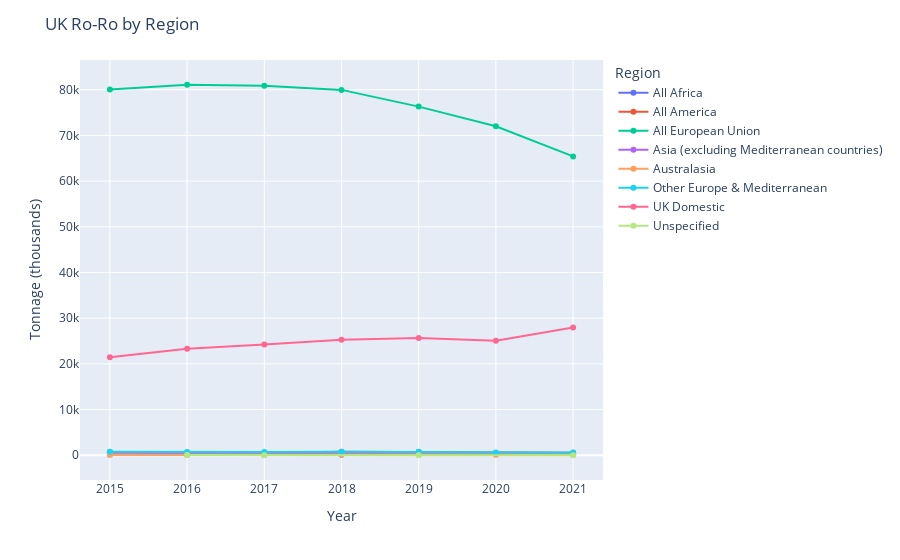

This figure's notebook cell:
### Markdown cell above
The chart above shows the Liquid Bulk trade growth between UK and EU after the brexit discussion started (2016) always below 0. It means the trend always decreases

### Code cell
#Data Filter
df_roro = df.loc[(df['Direction'] == 'Both Directions') & (df['Cargo Group'] == 'Ro-Ro')]
df_roro = df_roro.groupby(['Year', 'Region']).sum()
df_roro = df_roro.reset_index()
df_roro = df_roro.loc[df_roro['Year'] > 2012]

#Plot
fig = px.line(df_roro, x='Year', y='Tonnage (thousands)', color='Region', markers='Region')
fig.update_layout(title = 'UK Ro-Ro by Region')
fig.show()

### Figure 1 — Plotly figure (JSON) as saved in the notebook; plotly's stock layout.template omitted (floating-point values rounded to 4 significant figures)
{"data": [{"hovertemplate": "Region=All Africa<br>Year=%{x}<br>Tonnage (thousands)=%{y}<extra></extra>", "legendgroup": "All Africa", "line": {"color": "#636efa", "dash": "solid"}, "marker": {"symbol": "circle"}, "mode": "lines+markers", "name": "All Africa", "orientation": "v", "showlegend": true, "type": "scatter", "x": [2015, 2016, 2017, 2018, 2019, 2020, 2021], "xaxis": "x", "y": [146, 122, 75, 122, 166, 160, 124.2], "yaxis": "y"}, {"hovertemplate": "Region=All America<br>Year=%{x}<br>Tonnage (thousands)=%{y}<extra></extra>", "legendgroup": "All America", "line": {"color": "#EF553B", "dash": "solid"}, "marker": {"symbol": "circle"}, "mode": "lines+markers", "name": "All America", "orientation": "v", "showlegend": true, "type": "scatter", "x": [2015, 2016, 2017, 2018, 2019, 2020, 2021], "xaxis": "x", "y": [587, 609, 530, 788, 725, 516, 567.4], "yaxis": "y"}, {"hovertemplate": "Region=All European Union<br>Year=%{x}<br>Tonnage (thousands)=%{y}<extra></extra>", "legendgroup": "All European Union", "line": {"color": "#00cc96", "dash": "solid"}, "marker": {"symbol": "circle"}, "mode": "lines+markers", "name": "All European Union", "orientation": "v", "showlegend": true, "type": "scatter", "x": [2015, 2016, 2017, 2018, 2019, 2020, 2021], "xaxis": "x", "y": [80043, 81089, 80870, 79967, 76306, 72009, 65410.0], "yaxis": "y"}, {"hovertemplate": "Region=Asia (excluding Mediterranean countries)<br>Year=%{x}<br>Tonnage (thousands)=%{y}<extra></extra>", "legendgroup": "Asia (excluding Mediterranean countries)", "line": {"color": "#ab63fa", "dash": "solid"}, "marker": {"symbol": "circle"}, "mode": "lines+markers", "name": "Asia (excluding Mediterranean countries)", "orientation": "v", "showlegend": true, "type": "scatter", "x": [2015, 2016, 2017, 2018, 2019, 2020, 2021], "xaxis": "x", "y": [663, 476, 494, 484, 516, 461, 375.7], "yaxis": "y"}, {"hovertemplate": "Region=Australasia<br>Year=%{x}<br>Tonnage (thousands)=%{y}<extra></extra>", "legendgroup": "Australasia", "line": {"color": "#FFA15A", "dash": "solid"}, "marker": {"symbol": "circle"}, "mode": "lines+markers", "name": "Australasia", "orientation": "v", "showlegend": true, "type": "scatter", "x": [2015, 2016, 2017, 2018, 2019, 2020, 2021], "xaxis": "x", "y": [100, 98, 110, 145, 119, 122, 159.2], "yaxis": "y"}, {"hovertemplate": "Region=Other Europe & Mediterranean<br>Year=%{x}<br>Tonnage (thousands)=%{y}<extra></extra>", "legendgroup": "Other Europe & Mediterranean", "line": {"color": "#19d3f3", "dash": "solid"}, "marker": {"symbol": "circle"}, "mode": "lines+markers", "name": "Other Europe & Mediterranean", "orientation": "v", "showlegend": true, "type": "scatter", "x": [2015, 2016, 2017, 2018, 2019, 2020, 2021], "xaxis": "x", "y": [775, 684, 730, 769, 771, 627, 617.4], "yaxis": "y"}, {"hovertemplate": "Region=UK Domestic<br>Year=%{x}<br>Tonnage (thousands)=%{y}<extra></extra>", "legendgroup": "UK Domestic", "line": {"color": "#FF6692", "dash": "solid"}, "marker": {"symbol": "circle"}, "mode": "lines+markers", "name": "UK Domestic", "orientation": "v", "showlegend": true, "type": "scatter", "x": [2015, 2016, 2017, 2018, 2019, 2020, 2021], "xaxis": "x", "y": [21460, 23308, 24216, 25302, 25671, 25065, 27980.0], "yaxis": "y"}, {"hovertemplate": "Region=Unspecified<br>Year=%{x}<br>Tonnage (thousands)=%{y}<extra></extra>", "legendgroup": "Unspecified", "line": {"color": "#B6E880", "dash": "solid"}, "marker": {"symbol": "circle"}, "mode": "lines+markers", "name": "Unspecified", "orientation": "v", "showlegend": true, "type": "scatter", "x": [2016, 2017, 2019, 2021], "xaxis": "x", "y": [47, 2, 0, 0], "yaxis": "y"}], "layout": {"legend": {"title": {"text": "Region"}, "tracegroupgap": 0}, "margin": {"t": 60}, "title": {"text": "UK Ro-Ro by Region"}, "xaxis": {"anchor": "y", "domain": [0, 1], "title": {"text": "Year"}}, "yaxis": {"anchor": "x", "domain": [0, 1], "title": {"text": "Tonnage (thousands)"}}}}
